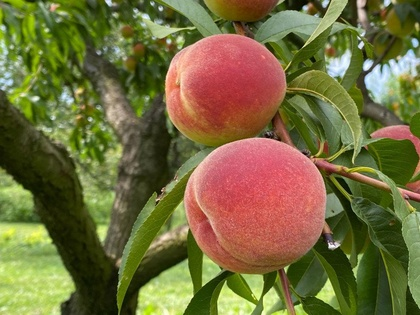
%> input picture tugas-3/task1/test_images/Img1.jpg, 420 x 315 px, shrunk from 1000 x 750 before the run
$ octave --eval "result = sobel_edge_detection(rgb2gray(imread('test_images/Img1.jpg')));"   (GNU Octave 9; MATLAB toolbox functions it lacks are replaced by stand-ins)
%> lines starting %> are read from the running program, lines starting %| are printed output that depends on the picture; in (x1, y1, x2, y2) boxes, pixels count from 0 and x2, y2 are one past the last pixel; in counts of white or black regions, pixels touching at a corner belong together; the program's own positions count from 1
function edge_img = sobel_edge_detection(img, threshold_factor)
% SOBEL_EDGE_DETECTION - Deteksi tepi menggunakan operator Sobel
%
% Syntax: edge_img = sobel_edge_detection(img, threshold_factor)
%
% Input:
%   img              - Citra input (grayscale, double)
%   threshold_factor - Faktor threshold (default: 0.15)
%
% Output:
%   edge_img - Citra biner hasil deteksi tepi
%
% Deskripsi:
%   Operator Sobel mendeteksi tepi dengan menghitung gradien menggunakan
%   kernel 3x3 yang memberikan bobot lebih pada piksel pusat.
%   Gx (horizontal):    Gy (vertical):
%   [-1  0  1]          [-1 -2 -1]
%   [-2  0  2]          [ 0  0  0]
%   [-1  0  1]          [ 1  2  1]

    if nargin < 2
        threshold_factor = 0.15;
    end

    % Kernel Sobel untuk deteksi tepi horizontal (Gx)
    sobel_x = [-1  0  1;
               -2  0  2;
               -1  0  1];

    % Kernel Sobel untuk deteksi tepi vertikal (Gy)
    sobel_y = [-1 -2 -1;
                0  0  0;
                1  2  1];

    Gx = conv2(img, sobel_x, 'same');
    Gy = conv2(img, sobel_y, 'same');
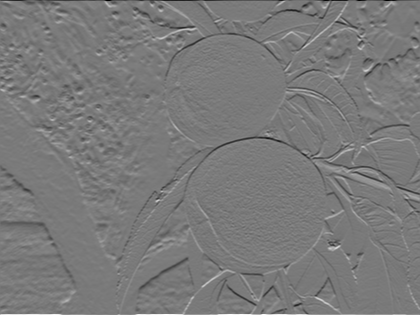
%> Gy: size 315x420 double; min -918, max 996, mean -0.3; drawn with min black and max white
    gradient_magnitude = sqrt(Gx.^2 + Gy.^2);
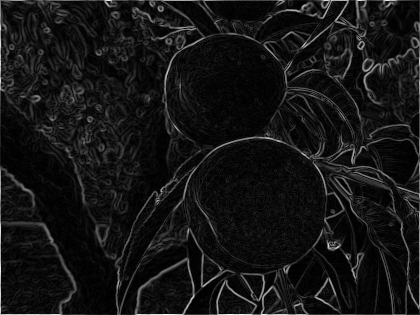
%> gradient_magnitude: size 315x420 double; min 0, max 996, mean 82.3; drawn with min black and max white
    gradient_magnitude = gradient_magnitude / max(gradient_magnitude(:));
    threshold = threshold_factor * max(gradient_magnitude(:));
%> threshold = 0.15
    edge_img = gradient_magnitude > threshold;
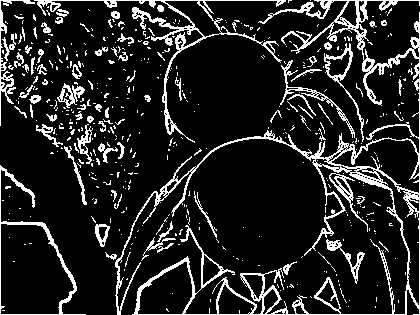
%> edge_img: size 315x420 logical; 14.1% white in thin lines or dots
    gradient_direction = atan2(Gy, Gx);
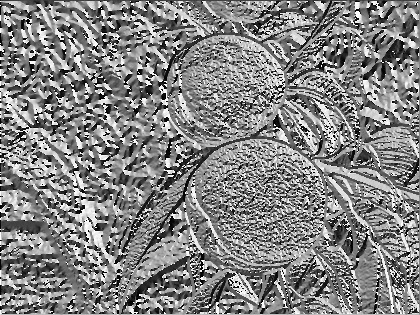
%> gradient_direction: size 315x420 double; min -3.14, max 3.14, mean 0.112; drawn with min black and max white
    edge_img = non_maximum_suppression(gradient_magnitude, gradient_direction, threshold);
    edge_img = bwareaopen(edge_img, 10);
    edge_img = imclose(edge_img, strel('disk', 1));

end

function nms_img = non_maximum_suppression(magnitude, direction, threshold)
%> called with threshold = 0.15
    [rows, cols] = size(magnitude);
%> rows = 315; cols = 420
    nms_img = false(rows, cols);
    direction = direction * 180 / pi;
    direction(direction < 0) = direction(direction < 0) + 180;
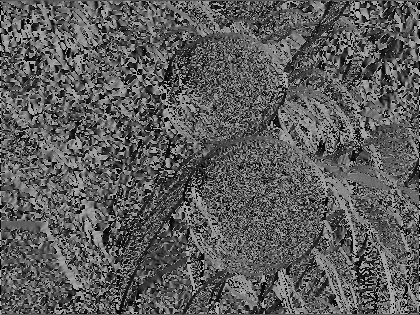
%> direction: size 315x420 double; min 0, max 180, mean 92.4

    for i = 2:rows-1
        for j = 2:cols-1
            if magnitude(i, j) < threshold
                continue;
            end

            angle = direction(i, j);

            if (angle >= 0 && angle < 22.5) || (angle >= 157.5 && angle <= 180)
                % Horizontal (0°)
                neighbors = [magnitude(i, j-1), magnitude(i, j+1)];
            elseif (angle >= 22.5 && angle < 67.5)
                % Diagonal 45°
                neighbors = [magnitude(i-1, j+1), magnitude(i+1, j-1)];
            elseif (angle >= 67.5 && angle < 112.5)
                % Vertical (90°)
                neighbors = [magnitude(i-1, j), magnitude(i+1, j)];
            else % (angle >= 112.5 && angle < 157.5)
                % Diagonal 135°
                neighbors = [magnitude(i-1, j-1), magnitude(i+1, j+1)];
            end

            if magnitude(i, j) >= max(neighbors)
                nms_img(i, j) = true;
            end
        end
    end
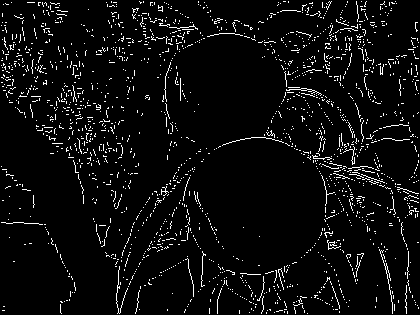
%> nms_img: size 315x420 logical; 5.1% white in thin lines or dots
%> after the loop, neighbors = [0.225 0.0222]
end
%> in sobel_edge_detection, `edge_img = bwareaopen(edge_img, 10);`: edge_img: size 315x420 logical; 1.8% white in thin lines or dots
%> in sobel_edge_detection, `edge_img = imclose(edge_img, strel('disk', 1));`:
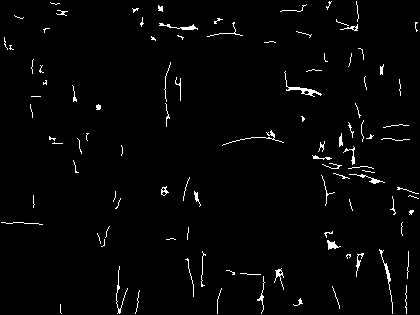
%> edge_img: size 315x420 logical; 2.1% white in thin lines or dots

$ run again, on tugas-3/task1/test_images/Img12.jpg
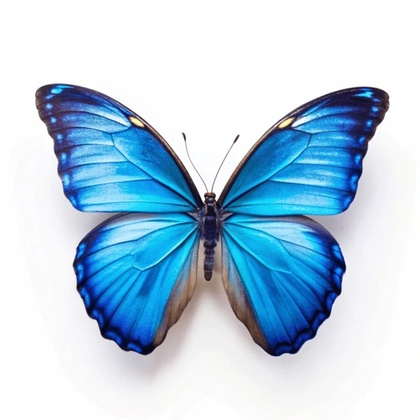
%> input picture tugas-3/task1/test_images/Img12.jpg, 420 x 420 px, shrunk from 600 x 600 before the run
%> threshold = 0.15
%> after the loop in non_maximum_suppression, `for i = 2:rows-1`:
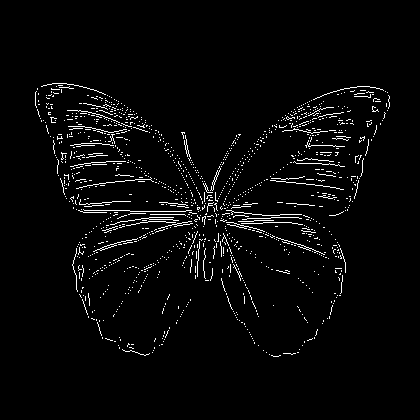
%> nms_img: size 420x420 logical; 3.1% white in thin lines or dots, all inside (x1, y1, x2, y2) = (35, 83, 390, 357)
%> after the loop in non_maximum_suppression, `for i = 2:rows-1`: neighbors = [0.749 0.0372]
%> in sobel_edge_detection, `edge_img = imclose(edge_img, strel('disk', 1));`:
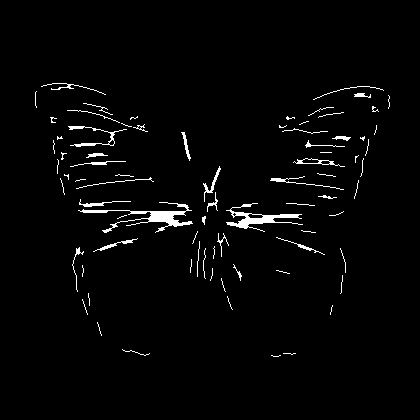
%> edge_img: size 420x420 logical; 2.3% white; 78 white regions (43 under 20 px), largest, box (x1, y1, x2, y2) and area: (78, 202, 193, 233) 761, (226, 203, 303, 232) 590, (68, 126, 127, 147) 217
